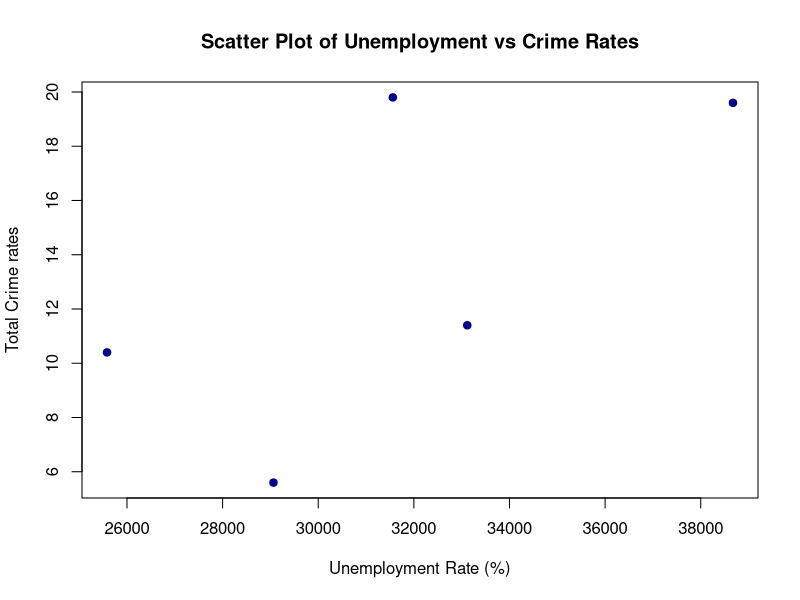

Write R code to recreate this figure.
crime_rates<- c(33117, 25583, 29064, 31561, 38674)
unemployment<- c(11.4, 10.4, 5.6, 19.8, 19.6)
cor.test(unemployment, crime_rates, method ="spearman")

crime_rates<- c(33117, 25583, 29064, 31561, 38674)
unemployment<- c(11.4, 10.4, 5.6, 19.8, 19.6)
plot (crime_rates, unemployment,
main="Scatter Plot of Unemployment vs Crime Rates",     
xlab= "Unemployment Rate (%)", 
ylab= "Total Crime rates",
pch=19,
col="darkblue")
model<- lm(crime_rates~unemployment)
abline(model, col ="red", lwd=2)







